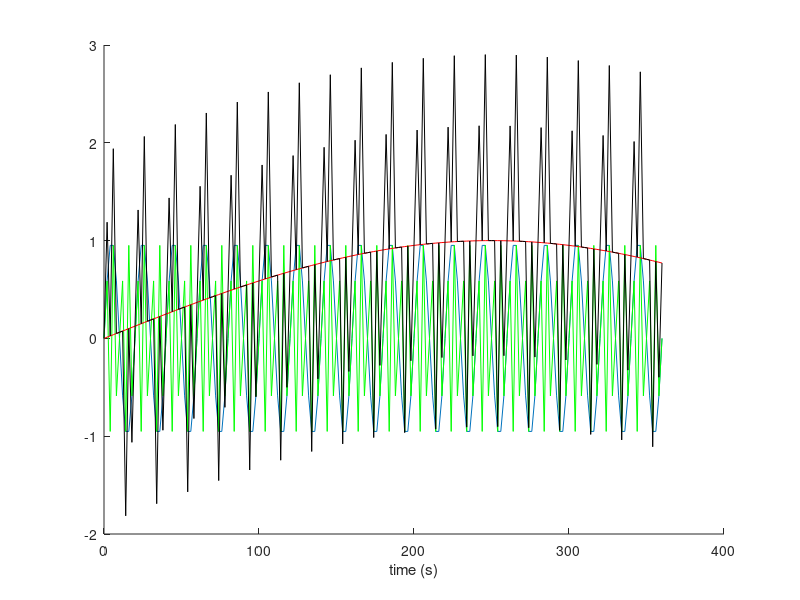
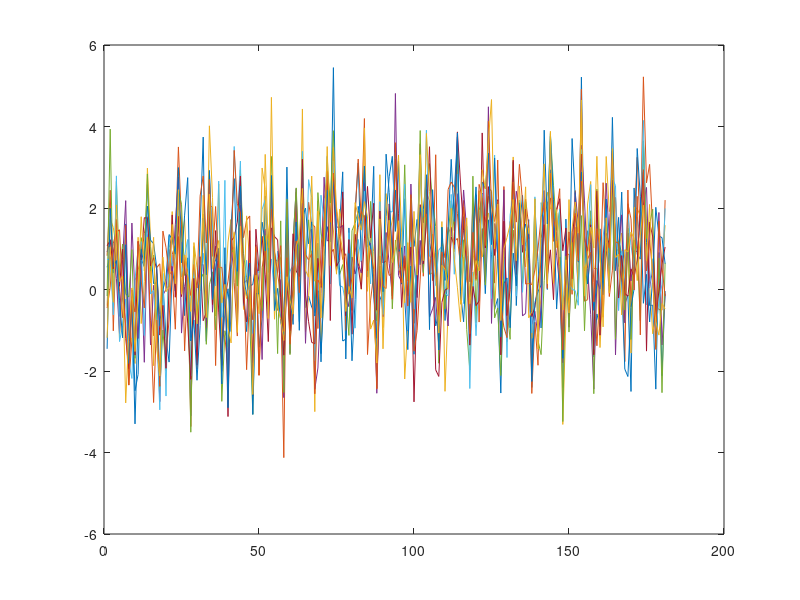

MATLAB code to generate these figures, in order: (Note: this script raises an error after producing the figures.)
% rd_filterAverageSimulation.m

%% construct the time series
% we want to get out x1, which is in the desired frequency range
t = 0:2:360;
x1 = sin(2*pi*.05*t);
x2 = sin(2*pi*.2*t);
x3 = sin(2*pi*.001*t);
x = x1+x2+x3;

figure
hold on
plot(t,x1)
plot(t,x2,'g')
plot(t,x3,'r')
plot(t,x,'k')
xlabel('time (s)')

%% specify filter properties
freqRange = [.009 .08];
Fs = 0.5;

%% make noisy voxel time series
nVox = 10;
voxNoisy = repmat(x',1,nVox) + randn(length(x),nVox); % [time x vox]

figure
plot(voxNoisy)

%% make a noisy time nuisance time series that's correlated with the voxels
nuisance = x' + randn(length(x),1);
nuisanceFilt = rd_bandpass(nuisance, freqRange, Fs);
nuisanceX = [nuisanceFilt ones(length(nuisance),1)];

figure
hold on
plot(nuisanceX)
plot(nuisance,'g')
plot(nuisanceFilt,'k')

%% option A: filter/regress then average
tSeriesAFilt = rd_bandpass(voxNoisy, freqRange, Fs);
for iVox = 1:nVox
    [b bint tSeriesARegress(:,iVox)] = regress(tSeriesAFilt(:,iVox), nuisanceX);
end
% tSeriesAMean = mean(tSeriesAFilt,2);
tSeriesAMean = mean(tSeriesARegress,2);

figure
hold on
% plot(tSeriesAFilt)
plot(tSeriesARegress)
plot(tSeriesAMean,'k','LineWidth',2)
title('filter/regress then average')

%% option B: average then filter/regress
tSeriesBMean = mean(voxNoisy,2);
tSeriesBFilt = rd_bandpass(tSeriesBMean, freqRange, Fs);
[b bint tSeriesBRegress] = regress(tSeriesBFilt, nuisanceX);

figure
hold on
plot(tSeriesBMean)
% plot(tSeriesBFilt,'k','LineWidth',2)
plot(tSeriesBRegress,'k','LineWidth',2)
title('average then filter/regress')

%% compare methods
figure
hold on
plot(tSeriesAMean,'b')
% plot(tSeriesBFilt,'r')
plot(tSeriesBRegress,'r')
legend('filter/regress then average','average then filter/regress')
